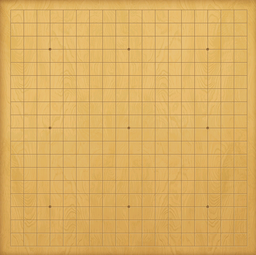
//> input picture seam_images/2.png, 256 x 255 px, shrunk from 682 x 680 before the run
$ ./main   (built with g++ and OpenCV 4)
//> lines starting //> are read from the running program, lines starting //| are printed output that depends on the picture; after the words box and inside, x2 and y2 are one past the last pixel; in counts of white or black regions, pixels touching at a corner belong together
#include <iostream>
#include <cstdlib>
#include <cstring>
#include <cstdio>
#include <functional>
#include <opencv2/opencv.hpp>
#include <vector>

using namespace std;
using namespace cv;

// BGR
typedef unsigned char uint8;

Mat getColMask(const Mat& src, const Mat& delta, std::function<void(const Mat &src, Mat &E)> E_func)
{
    Mat E(src.rows, src.cols, CV_32S);
    Mat DP(src.rows, src.cols, CV_32S);
    Mat PATH(src.rows, src.cols, CV_32S);
    Mat MASK = Mat::zeros(src.rows, src.cols, CV_32S);

    E_func(src, E);
    for(int i = 0; i < src.rows; i ++)
        for(int j = 0; j < src.cols; j ++)
            E.at<int>(i, j) += delta.at<int>(i, j);

    // calc DP & PATH
    for(int i = 0; i < src.rows; i ++)
        for(int j = 0; j < src.cols; j ++)
        {
            DP.at<int>(i, j) = E.at<int>(i, j);
            PATH.at<int>(i, j) = 0;
            if (i > 0)
            {
                DP.at<int>(i, j) = E.at<int>(i, j) + DP.at<int>(i-1, j);
                PATH.at<int>(i, j) = j;
                if (j > 0 && DP.at<int>(i, j) > E.at<int>(i, j) + DP.at<int>(i-1, j-1))
                {
                    DP.at<int>(i, j) = E.at<int>(i, j) + DP.at<int>(i-1, j-1);
                    PATH.at<int>(i, j) = j-1;
                }
                if (j < src.cols-1 && DP.at<int>(i, j) > E.at<int>(i, j) + DP.at<int>(i-1, j+1))
                {
                    DP.at<int>(i, j) = E.at<int>(i, j) + DP.at<int>(i-1, j+1);
                    PATH.at<int>(i, j) = j+1;
                }
            }
        }

    int min_e = 1e9;
    int min_j;
    for(int j = 0; j < src.cols; j ++)
        if (min_e > DP.at<int>(src.rows-1, j))
        {
            min_e = DP.at<int>(src.rows-1, j);
            min_j = j;
        }
    for(int i = src.rows-1; i >= 0; i --)
    {
        MASK.at<int>(i, min_j) = 1;
        min_j = PATH.at<int>(i, min_j);
    }
    return MASK;
}

Mat deleteCol(const Mat& src, const Mat& MASK)
{
    Mat dst = Mat::zeros(src.rows, src.cols-1, CV_8UC3);
    for(int i = 0; i < src.rows; i ++)
        for(int j = 0, offset = 0; j < src.cols; j ++)
            if (MASK.at<int>(i, j) == 0)
            {
                dst.at<Vec3b>(i, offset) = src.at<Vec3b>(i, j);
                offset ++;
            }
    return dst;
}

// [40 lines left out: functions insertCol, getColDelta, not called in this run]

Mat getRowMask(const Mat& src, const Mat& delta, std::function<void(const Mat &src, Mat &E)> E_func)
{
    Mat E(src.rows, src.cols, CV_32S);
    Mat DP(src.rows, src.cols, CV_32S);
    Mat PATH(src.rows, src.cols, CV_32S);
    Mat MASK = Mat::zeros(src.rows, src.cols, CV_32S);

    E_func(src, E);
    for(int i = 0; i < src.rows; i ++)
        for(int j = 0; j < src.cols; j ++)
            E.at<int>(i, j) += delta.at<int>(i, j);

    // calc DP & PATH
    for(int j = 0; j < src.cols; j ++)
        for(int i = 0; i < src.rows; i ++)
        {
            DP.at<int>(i, j) = E.at<int>(i, j);
            PATH.at<int>(i, j) = 0;
            if (j > 0)
            {
                DP.at<int>(i, j) = E.at<int>(i, j) + DP.at<int>(i, j-1);
                PATH.at<int>(i, j) = i;
                if (i > 0 && DP.at<int>(i, j) > E.at<int>(i, j) + DP.at<int>(i-1, j-1))
                {
                    DP.at<int>(i, j) = E.at<int>(i, j) + DP.at<int>(i-1, j-1);
                    PATH.at<int>(i, j) = i-1;
                }
                if (i < src.rows-1 && DP.at<int>(i, j) > E.at<int>(i, j) + DP.at<int>(i+1, j-1))
                {
                    DP.at<int>(i, j) = E.at<int>(i, j) + DP.at<int>(i+1, j-1);
                    PATH.at<int>(i, j) = i+1;
                }
            }
        }

    int min_e = 1e9;
    int min_i;
    for(int i = 0; i < src.rows; i ++)
        if (min_e > DP.at<int>(i, src.cols-1))
        {
            min_e = DP.at<int>(i, src.cols-1);
            min_i = i;
        }
    for(int i = 0; i < src.rows; i ++)
        for(int j = 0; j < src.cols; j ++)
            MASK.at<int>(i, j) = 0;
    for(int j = src.cols-1; j >= 0; j --)
    {
        MASK.at<int>(min_i, j) = 1;
        min_i = PATH.at<int>(min_i, j);
    }

    return MASK;
}

Mat deleteRow(const Mat& src, const Mat& MASK)
{
    Mat dst = Mat::zeros(src.rows-1, src.cols, CV_8UC3);
    for(int j = 0; j < src.cols; j ++)
        for(int i = 0, offset = 0; i < src.rows; i ++)
            if (MASK.at<int>(i, j) == 0)
            {
                dst.at<Vec3b>(offset, j) = src.at<Vec3b>(i, j);
                offset ++;
            }
    return dst;
}

// [40 lines left out: functions insertRow, getRowDelta, not called in this run]

void maskSeams(Mat& seams, const Mat& originX, const Mat& originY, const Mat& MASK)
{
    for(int i = 0; i < MASK.rows; i ++)
        for(int j = 0; j < MASK.cols; j ++)
            if(MASK.at<int>(i, j) == 1)
            {
                seams.at<Vec3b>(originX.at<int>(i, j), originY.at<int>(i, j)) = Vec3b(0, 0, 255);
            }
}

Mat SeamCarving(Mat src, Mat& dst, std::function<void(const Mat &src, Mat &E)> E_func, const int output_height, const int output_width)
{
    Mat delta = Mat::zeros(src.rows, src.cols, CV_32S);
    Mat seams; src.copyTo(seams);
    Mat originX = Mat::zeros(src.rows, src.cols, CV_32S);
    Mat originY = Mat::zeros(src.rows, src.cols, CV_32S);
    bool needseams = src.cols >= output_width && src.rows >= output_height;

    for(int i = 0; i < src.rows; i ++)
        for(int j = 0; j < src.cols; j ++)
        {
            originX.at<int>(i, j) = i;
            originY.at<int>(i, j) = j;
        }

    while(src.cols != output_width || src.rows != output_height)
    {
        if (src.cols != output_width)
        {
            Mat MASK = getColMask(src, delta, E_func);

            if (src.cols > output_width)
            {
                src = deleteCol(src, MASK);
            } else {
                src = insertCol(src, MASK);
                delta = getColDelta(delta, MASK);
            }

            if (needseams)
            {
                maskSeams(seams, originX, originY, MASK);
                for(int i = 0; i < src.rows; i ++)
                    for(int j = 0, offset = 0; j < src.cols; j ++)
                        if (MASK.at<int>(i, j) == 0)
                        {
                            originX.at<int>(i, offset) = originX.at<int>(i, j);
                            originY.at<int>(i, offset) = originY.at<int>(i, j);
                            offset ++;
                        }
            }
        }

        if (src.rows != output_height)
        {
            Mat MASK = getRowMask(src, delta, E_func);

            if (src.rows > output_height)
            {
                src = deleteRow(src, MASK);
            } else {
                src = insertRow(src, MASK);
                delta = getRowDelta(delta, MASK);
            }

            if (needseams)
            {
                maskSeams(seams, originX, originY, MASK);
                for(int j = 0; j < src.cols; j ++)
                    for(int i = 0, offset = 0; i < src.rows; i ++)
                        if (MASK.at<int>(i, j) == 0)
                        {
                            originX.at<int>(offset, j) = originX.at<int>(i, j);
                            originY.at<int>(offset, j) = originY.at<int>(i, j);
                            offset ++;
                        }
            }
        }
    }

    src.copyTo(dst);
    return seams;
}

// [68 lines left out: function RemoveItem, not called in this run]

class EOperator
{
private:
    Mat kernel;
public:
    EOperator(Mat kernel): kernel(kernel) {}
    void operator()(const Mat &src, Mat &E)
    {
        Mat dx, dy;
        filter2D(src, dx, -1, kernel);
        filter2D(src, dy, -1, kernel.t());

        // calc E
        for(int i = 0; i < src.rows; i ++)
            for(int j = 0; j < src.cols; j ++)
            {
                int sx = 0, sy = 0;
                for(int k = 0; k < 3; k ++)
                {
                    sx += dx.at<Vec3b>(i, j)[k]*dx.at<Vec3b>(i, j)[k];
                    sy += dy.at<Vec3b>(i, j)[k]*dy.at<Vec3b>(i, j)[k];
                }
                E.at<int>(i, j) = sqrt(sx) + sqrt(sy);
            }
    }
};

vector<string> algorithms;
vector<std::function<void(const Mat&, Mat&)> > funcs;

void testSeamCarving(string testname, string filename, double rows_scale, double cols_scale)
{
//> called with testname = "test2(x1x0.9)", filename = "2.png", rows_scale = 1, cols_scale = 0.9
    cout << "testSeamCarving : " << testname << endl;

    string path = "../seam_images/scale/tests/" + testname;
    system(("mkdir -p \"" + path + "\"").c_str());
    Mat src = imread("../seam_images/scale/" + filename);
//> src is the input picture: 255 rows x 256 cols, CV_8UC3; mean B, G, R 97.7, 175, 219.2
    imwrite(path + "/origin.png", src);

    int output_height = round(src.rows*rows_scale);
//> output_height = 255
    int output_width = round(src.cols*cols_scale);
//> output_width = 230

    for(int i = 0; i < (int)algorithms.size(); i ++)
    {
        Mat dst;
        Mat seams = SeamCarving(src, dst, funcs[i], output_height, output_width);
        imwrite(path + "/" + algorithms[i] + ".png", dst);
        if (output_height <= src.rows && output_width <= src.cols)
        {
            imwrite(path + "/" + algorithms[i] + "-seams.png", seams);
        }
    }
//> this loop made 4 passes
//> pass 1, in SeamCarving, `src.copyTo(dst);`:
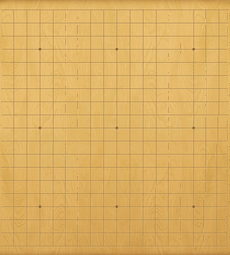
//> dst: 255 rows x 230 cols, CV_8UC3; mean B, G, R 98.7, 176, 220
}

int main()
{
    const Mat basic_kernel = (Mat_<int>(1, 3) << -1, 1, 0);
    const Mat sobel_kernel = (Mat_<int>(3, 3) << 1, 0, -1, 2, 0, -2, 1, 0, -1);
    const Mat laplacian_kernel = (Mat_<int>(3, 3) << 0, 1, 0, 1, -4, 1, 0, 1, 0);

    std::function<void(const Mat&, Mat&)> basic_func = EOperator(basic_kernel);
    std::function<void(const Mat&, Mat&)> sobel_func = EOperator(sobel_kernel);
    // [11 lines of commented-out code are left out]
    std::function<void(const Mat&, Mat&)> laplacian_func = EOperator(laplacian_kernel);
    std::function<void(const Mat&, Mat&)> gradient_func = [](const Mat &src, Mat &E) {
        Mat gray_src;
        cvtColor(src, gray_src, CV_BGR2GRAY);
        for(int i = 0; i < gray_src.rows; i ++)
            for(int j = 0; j < gray_src.cols; j ++)
                E.at<int>(i, j) = 0;
        for(int i = 0; i < gray_src.rows; i ++)
        {
            E.at<int>(i, 0) += abs(int(gray_src.at<uint8>(i, 1)) - int(gray_src.at<uint8>(i, 0))) * 2;
            for(int j = 1; j < gray_src.cols-1; j ++)
                E.at<int>(i, j) += abs(int(gray_src.at<uint8>(i, j+1)) - int(gray_src.at<uint8>(i, j-1)));
            E.at<int>(i, gray_src.cols-1) += abs(int(gray_src.at<uint8>(i, gray_src.cols-1)) - int(gray_src.at<uint8>(i, gray_src.cols-2))) * 2;
        }
        for(int j = 0; j < gray_src.cols; j ++)
        {
            E.at<int>(0, j) = abs(int(gray_src.at<uint8>(1, j)) - int(gray_src.at<uint8>(0, j))) * 2;
            for(int i = 1; i < gray_src.rows-1; i ++)
                E.at<int>(i, j) = abs(int(gray_src.at<uint8>(i+1, j)) - int(gray_src.at<uint8>(i-1, j)));
            E.at<int>(gray_src.rows-1, j) = abs(int(gray_src.at<uint8>(gray_src.rows-1, j)) - int(gray_src.at<uint8>(gray_src.rows-2, j))) * 2;
        }
        for(int i = 0; i < gray_src.rows; i ++)
            for(int j = 0; j < gray_src.cols; j ++)
                E.at<int>(i, j) = min(E.at<int>(i, j), 255);
    };
    std::function<void(const Mat&, Mat&)> roberts_func = [](const Mat& src, Mat& E) {
        Mat gray_src;
        cvtColor(src, gray_src, CV_BGR2GRAY);
        Mat dx, dy;
        Mat dx_kernel = (Mat_<int>(2, 2) << 1, 0, 0, -1);
        Mat dy_kernel = (Mat_<int>(2, 2) << 0, 1, -1, 0);
        filter2D(gray_src, dx, -1, dx_kernel);
        filter2D(gray_src, dy, -1, dy_kernel);
        for(int i = 0; i < gray_src.rows; i ++)
            for(int j = 0; j < gray_src.cols; j ++)
                E.at<int>(i, j) = min(255, (int)sqrt(double(dx.at<uint8>(i, j))*double(dx.at<uint8>(i, j))+double(dy.at<uint8>(i, j))*double(dy.at<uint8>(i, j))));
    };

    algorithms.push_back("Basic"); funcs.push_back(basic_func);
    algorithms.push_back("Sobel"); funcs.push_back(sobel_func);
    algorithms.push_back("Laplacian"); funcs.push_back(laplacian_func);
    algorithms.push_back("Roberts"); funcs.push_back(roberts_func);

    // [5 lines of commented-out code are left out]

    testSeamCarving("test2(x1x0.9)", "2.png", 1, 0.9);
    testSeamCarving("test2(x0.9)", "2.png", 0.9, 0.9);
//> the loop in testSeamCarving (call 2), `for(int i = 0; i < (int)algorithms.size(); i ++)` made 4 passes
//> pass 1, in SeamCarving (call 5), `src.copyTo(dst);`:
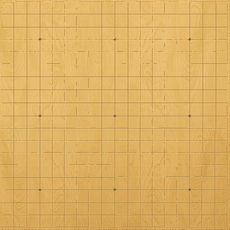
//> dst: 230 rows x 230 cols, CV_8UC3; mean B, G, R 99.7, 177.3, 221.2
//> pass 1, in testSeamCarving (call 2), `Mat seams = SeamCarving(src, dst, funcs[i], output_height, output_widt..`:
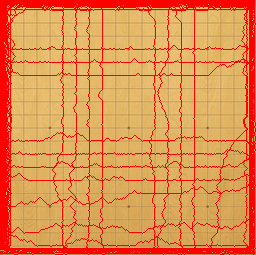
//> seams: 255 rows x 256 cols, CV_8UC3; mean B, G, R 80.9, 143.9, 227.4
//> pass 2, in testSeamCarving (call 2), `Mat seams = SeamCarving(src, dst, funcs[i], output_height, output_widt..`:
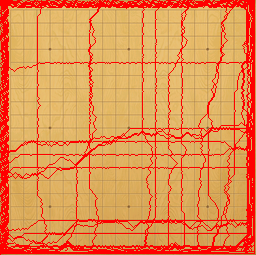
//> seams: 255 rows x 256 cols, CV_8UC3; 17.44% of pixels changed, all inside (x1, y1, x2, y2) = (0, 0, 256, 255)
    testSeamCarving("test2(x0.6)", "2.png", 0.6, 0.6);
//> the loop in testSeamCarving (call 3), `for(int i = 0; i < (int)algorithms.size(); i ++)` made 4 passes
//> pass 1, in SeamCarving (call 9), `src.copyTo(dst);`:
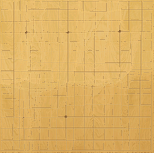
//> dst: 153 rows x 154 cols, CV_8UC3; mean B, G, R 100, 177.6, 221.8
//> pass 1, in testSeamCarving (call 3), `Mat seams = SeamCarving(src, dst, funcs[i], output_height, output_widt..`:
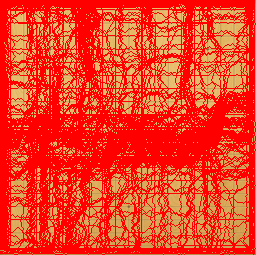
//> seams: 255 rows x 256 cols, CV_8UC3; mean B, G, R 36.4, 64.7, 242.7
//> pass 2, in testSeamCarving (call 3), `Mat seams = SeamCarving(src, dst, funcs[i], output_height, output_widt..`:
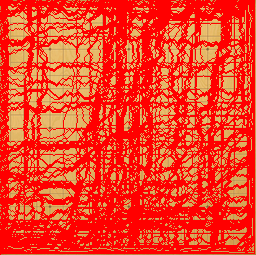
//> seams: 255 rows x 256 cols, CV_8UC3; mean B, G, R 36.9, 65.7, 242.2

    // [47 lines of commented-out code are left out]

    return 0;
}

$ run again, with seam_images/1.jpg saved as seam_images/2.png
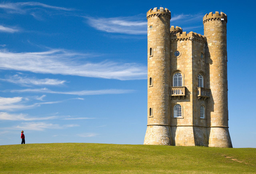
//> input picture seam_images/1.jpg, 256 x 174 px, shrunk from 1280 x 868 before the run
//> in testSeamCarving, src is the input picture: 174 rows x 256 cols, CV_8UC3; mean B, G, R 150.5, 142.1, 112.6
//> the loop in testSeamCarving (call 3), `for(int i = 0; i < (int)algorithms.size(); i ++)` made 4 passes
//> pass 1, in SeamCarving (call 9), `src.copyTo(dst);`:
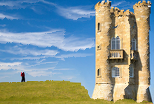
//> dst: 104 rows x 154 cols, CV_8UC3; mean B, G, R 152.9, 151.6, 132.9
//> pass 2, in testSeamCarving (call 3), `Mat seams = SeamCarving(src, dst, funcs[i], output_height, output_widt..`:
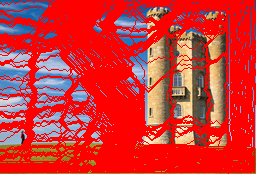
//> seams: 174 rows x 256 cols, CV_8UC3; mean B, G, R 55.3, 54.7, 209.5

$ run again, with seam_images/4.jpg saved as seam_images/2.png
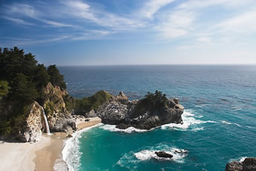
//> input picture seam_images/4.jpg, 256 x 171 px, shrunk from 345 x 230 before the run
//> in testSeamCarving, src is the input picture: 171 rows x 256 cols, CV_8UC3; mean B, G, R 148.1, 136.2, 113.2
//> the loop in testSeamCarving (call 3), `for(int i = 0; i < (int)algorithms.size(); i ++)` made 4 passes
//> pass 2, in testSeamCarving (call 3), `Mat seams = SeamCarving(src, dst, funcs[i], output_height, output_widt..`:
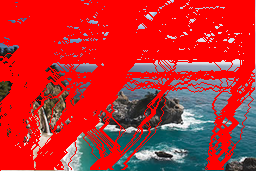
//> seams: 171 rows x 256 cols, CV_8UC3; mean B, G, R 46.3, 44.1, 194.8
